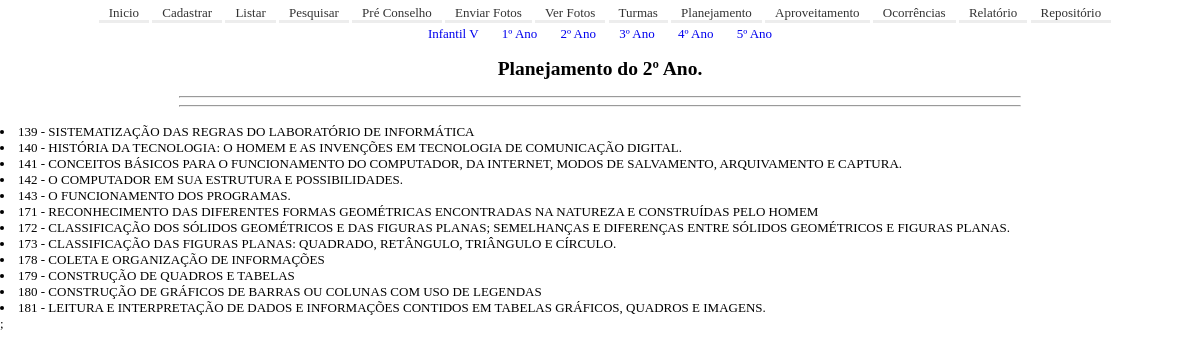
The page /SGE/verConteudos.php?ano=2 on the database its author committed.
### tables this page shows
CREATE TABLE `tb_planejamento` (
  `ID` int(11) NOT NULL,
  `turma` varchar(1) NOT NULL,
  `conteudo` varchar(5000) NOT NULL,
  `objetivo` varchar(5000) NOT NULL,
  `encaminhamento` varchar(5000) NOT NULL,
  `recurso` varchar(5000) NOT NULL
);

### SGE/verConteudos.php (the view, shortened to what this page needs)
<?php
include './conexao.php';
include './conf.php';
if($_SERVER['REQUEST_METHOD']=='GET') {
	if(isset($_GET['ano'])){
        $ano = $_SESSION['ano'];
		$sql = "select * from tb_planejamento where turma = $ano order by ID";
		$result = mysqli_query($connection, $sql);
   	while($row = mysqli_fetch_array($result,MYSQLI_ASSOC)) {
        $conteudo = $conteudo.'<li>'.$row['ID'].' - '.$row['conteudo'].'</li>';
		}
	}
}
echo
	'<html>
	<head>
	<title>Ver Conteúdo</title>
	</head>
	<body>
		<div align="center">
                <a href="verConteudos.php?ano=0">Infantil V</a>
				<a href="verConteudos.php?ano=1">1º Ano</a>
				<a href="verConteudos.php?ano=2">2º Ano</a>
				<a href="verConteudos.php?ano=3">3º Ano</a>
				<a href="verConteudos.php?ano=4">4º Ano</a>
				<a href="verConteudos.php?ano=5">5º Ano</a>
        <h2>'.$_SESSION['titulo'].'</h2><hr width="70%">
			<hr width="70%">
            <h1>'.$tituloConteudo.'</h1>
            <div align="left"
            <ol>'.$_SESSION['conteudo'].'</ol>;
            </div>
        </div>
	</body>
</html>
';
?>

### SGE/main.css (style rules this page uses)
html, body { min-height: 100%; height: 100%; }
body { font-family: monospace; font: 80% Tahoma; margin: 0; padding: 0; font-size: 13px; }
a:link { text-decoration: none; padding: 0px 10px; }

### rows shown on the page
tb_planejamento: ID "139", conteudo "SISTEMATIZAÇÃO DAS REGRAS DO LABORATÓRIO DE INFORMÁTICA"
tb_planejamento: ID "140", conteudo "HISTÓRIA DA TECNOLOGIA: O HOMEM E AS INVENÇÕES EM TECNOLOGIA DE COMUNICAÇÃO DIGITAL."
tb_planejamento: ID "141", conteudo "CONCEITOS BÁSICOS PARA O FUNCIONAMENTO DO COMPUTADOR, DA INTERNET, MODOS DE SALVAMENTO, ARQUIVAMENTO E CAPTURA."
tb_planejamento: ID "142", conteudo "O COMPUTADOR EM SUA ESTRUTURA E POSSIBILIDADES."
tb_planejamento: ID "143", conteudo "O FUNCIONAMENTO DOS PROGRAMAS."
tb_planejamento: ID "171", conteudo "RECONHECIMENTO DAS DIFERENTES FORMAS GEOMÉTRICAS ENCONTRADAS NA NATUREZA E CONSTRUÍDAS PELO HOMEM"
tb_planejamento: ID "172", conteudo "CLASSIFICAÇÃO DOS SÓLIDOS GEOMÉTRICOS E DAS FIGURAS PLANAS; SEMELHANÇAS E DIFERENÇAS ENTRE SÓLIDOS GEOMÉTRICOS E FIGURAS PLANAS."
tb_planejamento: ID "173", conteudo "CLASSIFICAÇÃO DAS FIGURAS PLANAS: QUADRADO, RETÂNGULO, TRIÂNGULO E CÍRCULO."
tb_planejamento: ID "178", conteudo "COLETA E ORGANIZAÇÃO DE INFORMAÇÕES"
tb_planejamento: ID "179", conteudo "CONSTRUÇÃO DE QUADROS E TABELAS"
tb_planejamento: ID "180", conteudo "CONSTRUÇÃO DE GRÁFICOS DE BARRAS OU COLUNAS COM USO DE LEGENDAS"
tb_planejamento: ID "181", conteudo "LEITURA E INTERPRETAÇÃO DE DADOS E INFORMAÇÕES CONTIDOS EM TABELAS GRÁFICOS, QUADROS E IMAGENS."

### other values the page prints
$_SESSION['titulo'] "Planejamento do 2º Ano."
